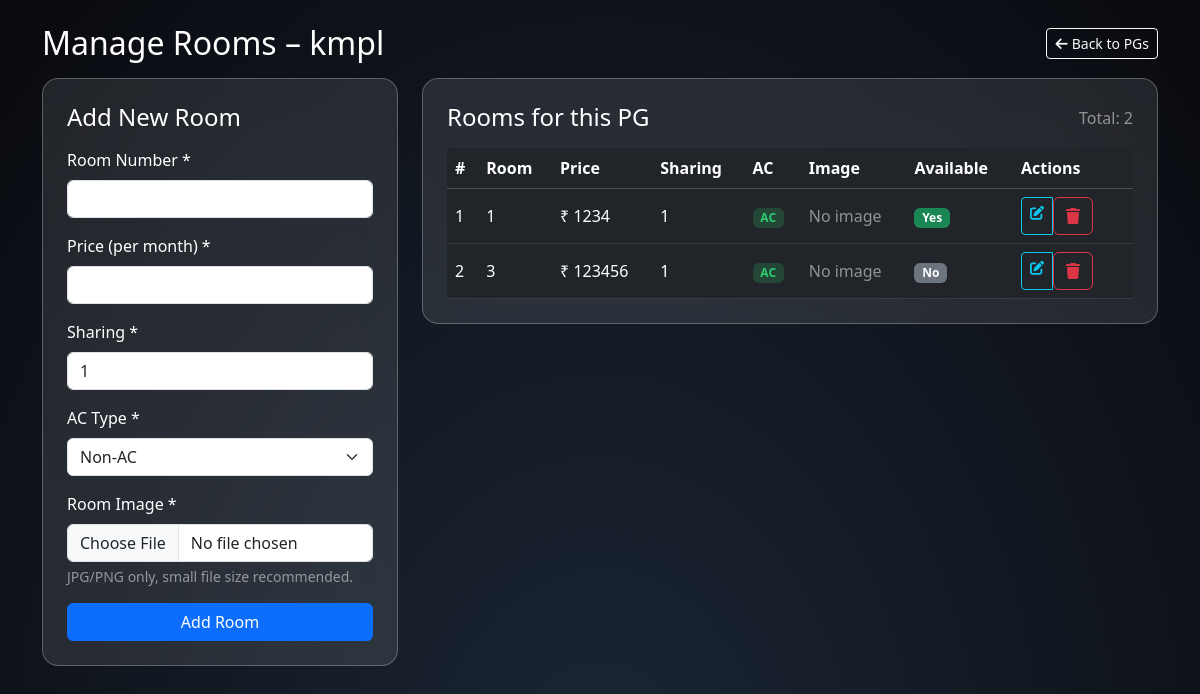
/admin/pgs/1/rooms/new (signed in), run on the app's committed database.
### models.py (models this page shows)
class PG(db.Model):
    __table_args__ = {"extend_existing": True}
    id = db.Column(db.Integer, primary_key=True)
    name = db.Column(db.String(100), nullable=False)
    location = db.Column(db.String(500))
    latitude = db.Column(db.Float)
    longitude = db.Column(db.Float)
    total_rooms = db.Column(db.Integer, default=0)

class Room(db.Model):
    __table_args__ = {"extend_existing": True}
    id = db.Column(db.Integer, primary_key=True)
    number = db.Column(db.String(20), nullable=False)
    price = db.Column(db.Float, nullable=False)
    sharing = db.Column(db.Integer, nullable=False, default=1)
    ac_type = db.Column(db.String(20), default="non-ac")
    image_url = db.Column(db.String(500))
    available = db.Column(db.Boolean, default=True)
    pg_id = db.Column(db.Integer, db.ForeignKey("pg.id"), nullable=False)
    pg = db.relationship("PG", backref="rooms")

### app.py (the view, shortened to what this page needs)
@app.route("/admin/pgs/<int:pg_id>/rooms/new", methods=["GET", "POST"])
@login_required
def admin_create_room(pg_id):
    if current_user.role != "admin":
        flash("Admin access only")
        return redirect("/login")
    pg = PG.query.get_or_404(pg_id)
    rooms = Room.query.filter_by(pg_id=pg.id).order_by(Room.number).all()
    return render_template("admin/room_form.html", pg=pg, rooms=rooms, room=None)

### app.py (called while the page is built)
@login_manager.user_loader
def load_user(user_id):
    return User.query.get(int(user_id))

### templates/admin/room_form.html (shortened to what this page needs)
<!DOCTYPE html>
<html lang="en">
<head>
  <link href="https://cdn.jsdelivr.net/npm/bootstrap@5.3/dist/css/bootstrap.min.css" rel="stylesheet">
  <link href="https://cdnjs.cloudflare.com/ajax/libs/font-awesome/6.0.0/css/all.min.css" rel="stylesheet">
</head>
<body>
  <div class="container py-4">
    <div class="d-flex justify-content-between align-items-center mb-3">
      <h2 class="mb-0">Manage Rooms – {{ pg.name }}</h2>
      <a href="{{ url_for('admin_pgs') }}" class="btn btn-outline-light btn-sm">
        <i class="fas fa-arrow-left me-1"></i>Back to PGs
      </a>
    </div>
    <div class="row g-4">
      <div class="col-lg-4">
        <div class="card-glass p-4">
          <h4 class="mb-3">
            {% if room %}
              Edit Room #{{ room.number }}
            {% else %}
              Add New Room
            {% endif %}
          </h4>
          <form method="post" enctype="multipart/form-data">
            <div class="mb-3">
              <label class="form-label">Room Number *</label>
              <input type="text" name="number" class="form-control"
                     value="{{ room.number if room else '' }}" required>
            </div>
            <div class="mb-3">
              <label class="form-label">Price (per month) *</label>
              <input type="number" step="0.01" name="price" class="form-control"
                     value="{{ room.price if room else '' }}" required>
            </div>
            <div class="mb-3">
              <label class="form-label">Sharing *</label>
              <input type="number" name="sharing" min="1" class="form-control"
                     value="{{ room.sharing if room else 1 }}" required>
            </div>
            <div class="mb-3">
              <label class="form-label">AC Type *</label>
              <select name="ac_type" class="form-select" required>
                <option value="non-ac"
                  {% if room and room.ac_type == 'non-ac' %}selected{% endif %}>Non-AC</option>
              </select>
            </div>
            <div class="mb-3">
              <label class="form-label">Room Image *</label>
              <input type="file" name="image" class="form-control"
                     {% if not room %}required{% endif %}>
              <div class="form-text text-white-50">
                JPG/PNG only, small file size recommended.
              </div>
            </div>
            <button type="submit" class="btn btn-primary w-100">
              {% if room %}Update Room{% else %}Add Room{% endif %}
            </button>
          </form>
        </div>
      </div>
      <div class="col-lg-8">
        <div class="card-glass p-4">
          <div class="d-flex justify-content-between align-items-center mb-3">
            <h4 class="mb-0">Rooms for this PG</h4>
            <span class="text-white-50">Total: {{ rooms|length }}</span>
          </div>
          {% if rooms %}
            <div class="table-responsive">
              <table class="table table-dark table-hover align-middle mb-0">
                <thead>
                  <tr>
                    <th>#</th>
                    <th>Room</th>
                    <th>Price</th>
                    <th>Sharing</th>
                    <th>AC</th>
                    <th>Image</th>
                    <th>Available</th>
                    <th style="width: 120px;">Actions</th>
                  </tr>
                </thead>
                <tbody>
                  {% for r in rooms %}
                  <tr>
                    <td>{{ loop.index }}</td>
                    <td>{{ r.number }}</td>
                    <td>₹ {{ '%.0f'|format(r.price) }}</td>
                    <td>{{ r.sharing }}</td>
                    <td>
                      {% if r.ac_type == 'ac' %}
                        <span class="badge badge-ac">AC</span>
                      {% else %}
                        <span class="badge badge-nonac">Non-AC</span>
                      {% endif %}
                    </td>
                    <td>
                      {% if r.image_url %}
                        <img src="{{ url_for('static', filename='uploads/' ~ r.image_url) }}"
                             style="height: 40px; width: 60px; object-fit: cover;"
                             class="rounded">
                      {% else %}
                        <span class="text-white-50">No image</span>
                      {% endif %}
                    </td>
                    <td>
                      {% if r.available %}
                        <span class="badge bg-success">Yes</span>
                      {% else %}
                        <span class="badge bg-secondary">No</span>
                      {% endif %}
                    </td>
                    <td>
                      <div class="btn-group btn-group-sm" role="group">
                        <a href="{{ url_for('admin_edit_room', room_id=r.id) }}"
                           class="btn btn-outline-info">
                          <i class="fas fa-edit"></i>
                        </a>
                        <form method="post"
                              action="{{ url_for('admin_delete_room', room_id=r.id) }}"
                              onsubmit="return confirm('Delete this room?');">
                          <button type="submit" class="btn btn-outline-danger">
                            <i class="fas fa-trash"></i>
                          </button>
                        </form>
                      </div>
                    </td>
                  </tr>
                  {% endfor %}
                </tbody>
              </table>
            </div>
          {% else %}
            <p class="text-white-50 mb-0">No rooms yet for this PG.</p>
          {% endif %}
        </div>
      </div>
    </div>
  </div>
</body>
</html>

### templates/admin/room_form.html (style rules this page uses)
body { background: radial-gradient(ellipse at bottom, #1B2735 0%, #090A0F 100%); min-height: 100vh; color: white; }
.card-glass { background: rgba(255, 255, 255, 0.10); border-radius: 16px; border: 1px solid rgba(255, 255, 255, 0.25); backdrop-filter: blur(18px); }
.table thead th { border-color: rgba(255,255,255,0.2); }
.table tbody td { border-color: rgba(255,255,255,0.1); vertical-align: middle; }
.badge-ac { background: rgba(46, 204, 113, 0.2); color: #2ecc71; }

### data on the page
PG: name "kmpl"
Room: number "1", price "1234", sharing "1", ac_type "AC", shows "No image", available "Yes"
Room: number "3", price "123456", sharing "1", ac_type "AC", shows "No image", available "No"

### other printed values
{{ rooms|length }} "2"
